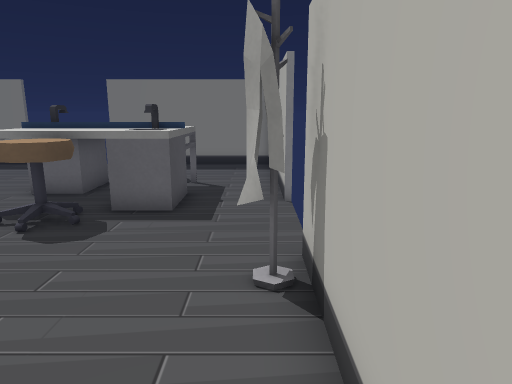
View 1 (above)

14 first-person views from a walk through a level from a Godot 3-D game. The camera is 1.2 m above the floor, tilts 12° down and sees 70° across. The floor is counted in squares, 0.5 m on a side. Each view is taken from the middle of a square. On the plan, view 1 faces up. The plan holds only what a view shows up to about 20 squares ahead; the rest is blank. Door leaves are left out where a doorway can be walked through.

View 2
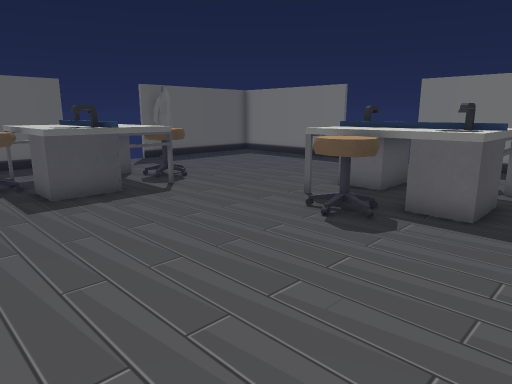

View 3
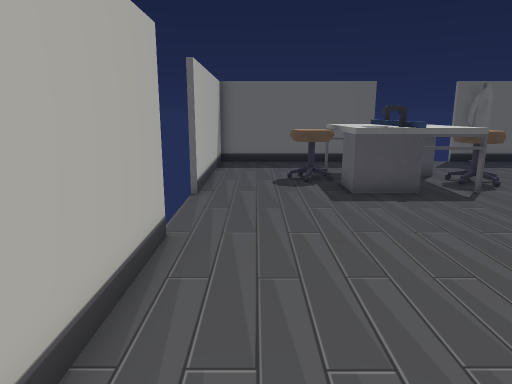

View 4
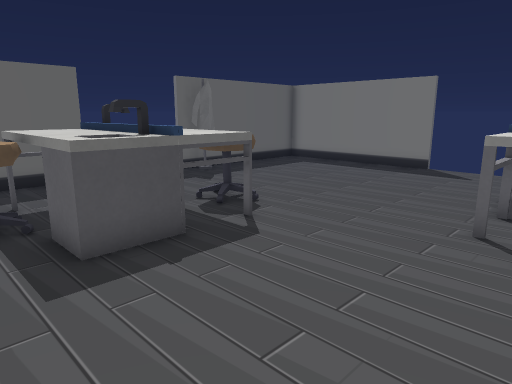

View 5
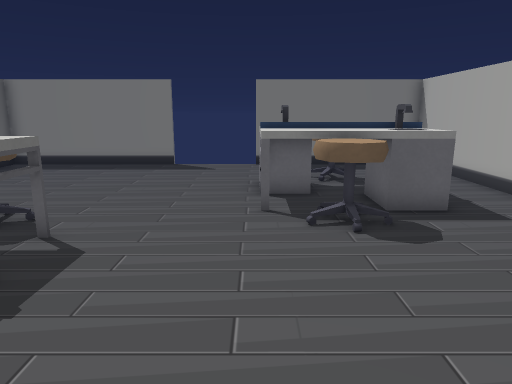

View 6
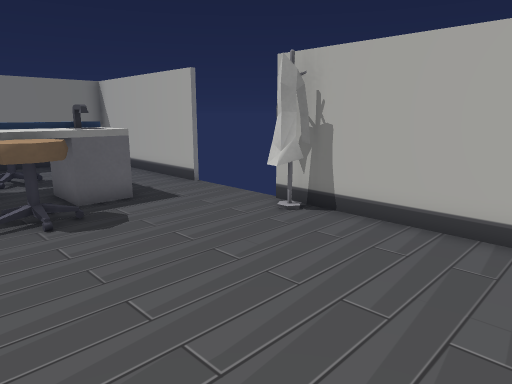

View 7
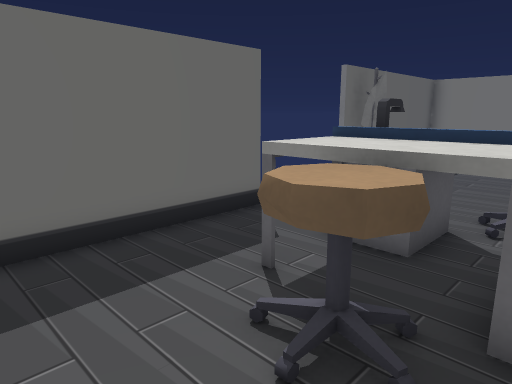

View 8
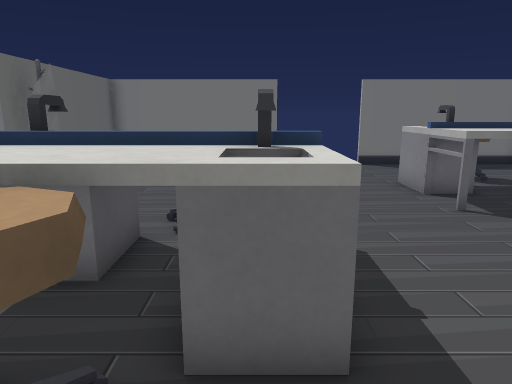

View 9
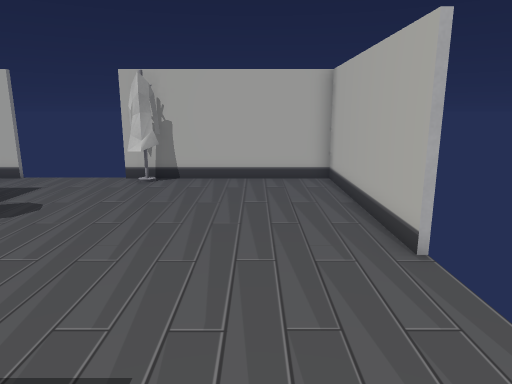

View 10
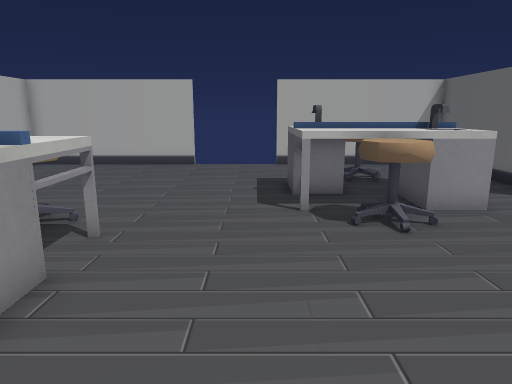

View 11
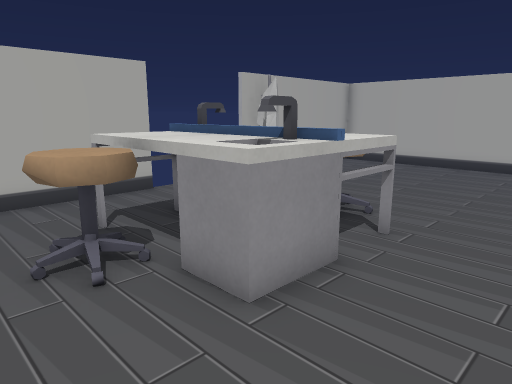

View 12
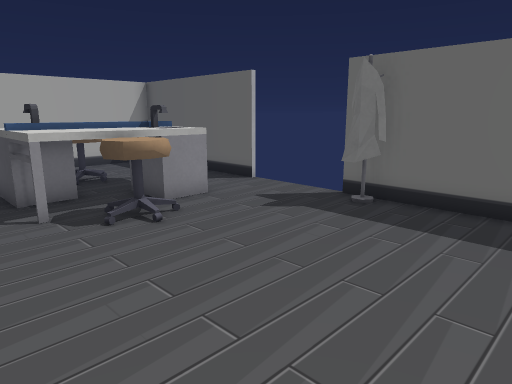

View 13
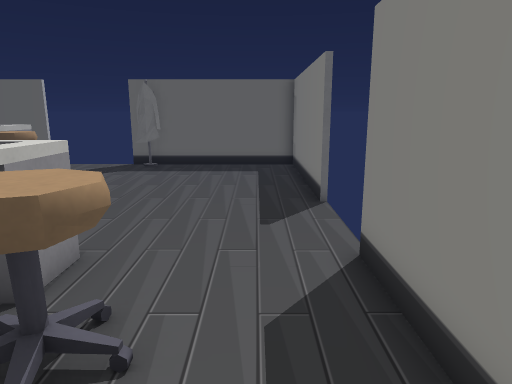

View 14
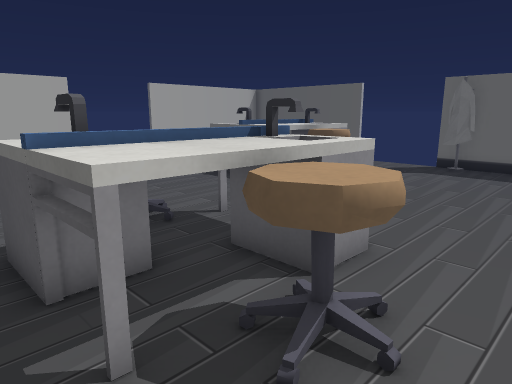

### Floor plan
Key: @ floor where view 1 was taken; # wall or solid block; . floor; D open door; = window, fence, low wall or low ledge; ^ raised ledge; S stool; R rack.
Columns run from 19 left of view 1 to 1 right of it. Each row starts with its distance up from view 1.
 18 ########DDDDD########
 17 #...................#
 16 #...................#
 15 #..............S....#
 14 #.............SSS...#
 13 #...........==SS^...#
 12 # ..........=#^^^^..#
 11 #R..........^^^^^^..#
 10 D#..........^^^^#=..D
  9 D.....S......^SS==..D
  8 D....SSS.....SSS....D
  7 D..==SS^......S.....D
  6 D..=#^^^^..........#D
  5 #..^^^^^^..........R#
  4 #..^^^^#=.......... #
  3 #...^SS==...........#
  2 #...SSS.............#
  1 #....S..............#
  0 #..................@#
 -1 #...................#
 -2 ########DDDDD########

Where each view was taken, in squares from view 1:
view 1: 0 up, 0 right, facing up
view 2: 0 up, 0 right, facing up-left
view 3: 0 up, 0 right, facing left
view 4: 1 up, 5 left, facing up-left
view 5: 0 up, 7 left, facing up
view 6: 1 down, 7 left, facing up-right
view 7: 1 down, 12 left, facing up-left
view 8: 0 up, 12 left, facing up
view 9: 1 up, 13 left, facing right
view 10: 16 up, 10 left, facing down
view 11: 16 up, 10 left, facing down-right
view 12: 16 up, 9 left, facing down-left
view 13: 16 up, 1 left, facing left
view 14: 16 up, 1 left, facing down-left
